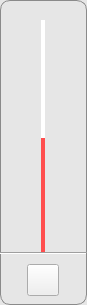
<?xml version="1.0" encoding="UTF-8"?>
<ui version="4.0">
 <class>Voice</class>
 <widget class="QWidget" name="Voice">
  <property name="geometry">
   <rect>
    <x>0</x>
    <y>0</y>
    <width>87</width>
    <height>305</height>
   </rect>
  </property>
  <property name="windowTitle">
   <string>Form</string>
  </property>
  <property name="styleSheet">
   <string notr="true">QWidget#Voice
{
  border: 1px solid #8a8a8a;
  border-radius: 10px;
  background-color: #e6e6e6;
}

/*声音slider*/
/*未选中和选中颜色*/
QSlider::add-page:vertical#verticalSlider {
  background-color: rgb(255, 78, 78);
}

QSlider::sub-page:vertical#verticalSlider {
  background-color: rgb(255, 255, 255);
}

QSlider::handle:vertical#verticalSlider {
  height: 12px;
  border-image: url(:/bottom/images/bottom/point_music.png);
  margin: -4px -4px;
}

QSlider::groove:vertical#verticalSlider {
  background: rgb(0, 255, 0);
  width: 4px;
}

Line
{
  background-color: rgb(205, 205, 205);
  border: 1px solid rgb(205, 205, 205);
}

QPushButton#btnVoice {
  border-image: url(:/bottom/images/bottom/voice4.png);
}

QPushButton#btnVoice:hover {
  border-image: url(:/bottom/images/bottom/voice5.png);
}</string>
  </property>
  <layout class="QVBoxLayout" name="verticalLayout">
   <property name="spacing">
    <number>0</number>
   </property>
   <property name="leftMargin">
    <number>0</number>
   </property>
   <property name="topMargin">
    <number>0</number>
   </property>
   <property name="rightMargin">
    <number>0</number>
   </property>
   <property name="bottomMargin">
    <number>0</number>
   </property>
   <item>
    <spacer name="verticalSpacer">
     <property name="orientation">
      <enum>Qt::Vertical</enum>
     </property>
     <property name="sizeType">
      <enum>QSizePolicy::Fixed</enum>
     </property>
     <property name="sizeHint" stdset="0">
      <size>
       <width>20</width>
       <height>20</height>
      </size>
     </property>
    </spacer>
   </item>
   <item>
    <layout class="QHBoxLayout" name="horizontalLayout">
     <item>
      <spacer name="horizontalSpacer">
       <property name="orientation">
        <enum>Qt::Horizontal</enum>
       </property>
       <property name="sizeHint" stdset="0">
        <size>
         <width>18</width>
         <height>20</height>
        </size>
       </property>
      </spacer>
     </item>
     <item>
      <widget class="QSlider" name="verticalSlider">
       <property name="styleSheet">
        <string notr="true"/>
       </property>
       <property name="maximum">
        <number>100</number>
       </property>
       <property name="value">
        <number>50</number>
       </property>
       <property name="orientation">
        <enum>Qt::Vertical</enum>
       </property>
      </widget>
     </item>
     <item>
      <spacer name="horizontalSpacer_2">
       <property name="orientation">
        <enum>Qt::Horizontal</enum>
       </property>
       <property name="sizeHint" stdset="0">
        <size>
         <width>18</width>
         <height>20</height>
        </size>
       </property>
      </spacer>
     </item>
    </layout>
   </item>
   <item>
    <widget class="Line" name="line">
     <property name="styleSheet">
      <string notr="true"/>
     </property>
     <property name="orientation">
      <enum>Qt::Horizontal</enum>
     </property>
    </widget>
   </item>
   <item>
    <widget class="QWidget" name="widget" native="true">
     <layout class="QHBoxLayout" name="horizontalLayout_2">
      <item>
       <widget class="QPushButton" name="btnVoice">
        <property name="minimumSize">
         <size>
          <width>32</width>
          <height>32</height>
         </size>
        </property>
        <property name="maximumSize">
         <size>
          <width>32</width>
          <height>32</height>
         </size>
        </property>
        <property name="styleSheet">
         <string notr="true"/>
        </property>
        <property name="text">
         <string/>
        </property>
       </widget>
      </item>
     </layout>
    </widget>
   </item>
  </layout>
 </widget>
 <resources/>
 <connections/>
</ui>
